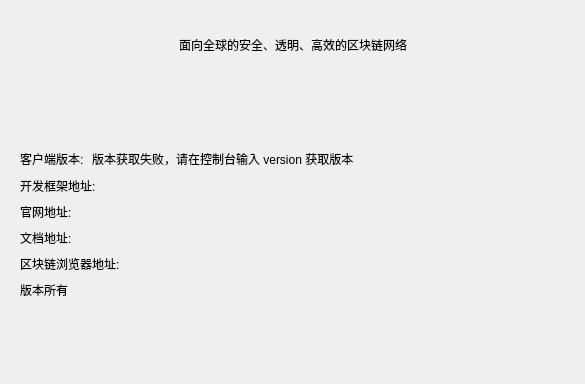
<?xml version="1.0" encoding="UTF-8"?>
<ui version="4.0">
 <class>AboutDialog</class>
 <widget class="QDialog" name="AboutDialog">
  <property name="geometry">
   <rect>
    <x>0</x>
    <y>0</y>
    <width>585</width>
    <height>384</height>
   </rect>
  </property>
  <property name="windowTitle">
   <string>About</string>
  </property>
  <layout class="QVBoxLayout" name="verticalLayout_3">
   <property name="spacing">
    <number>20</number>
   </property>
   <property name="leftMargin">
    <number>0</number>
   </property>
   <property name="topMargin">
    <number>0</number>
   </property>
   <property name="rightMargin">
    <number>0</number>
   </property>
   <property name="bottomMargin">
    <number>20</number>
   </property>
   <item>
    <widget class="QWidget" name="AboutWidget" native="true">
     <layout class="QVBoxLayout" name="verticalLayout">
      <item>
       <layout class="QHBoxLayout" name="horizontalLayout_3">
        <item>
         <spacer name="horizontalSpacer_2">
          <property name="orientation">
           <enum>Qt::Horizontal</enum>
          </property>
          <property name="sizeHint" stdset="0">
           <size>
            <width>40</width>
            <height>20</height>
           </size>
          </property>
         </spacer>
        </item>
        <item>
         <widget class="QLabel" name="label_6">
          <property name="text">
           <string/>
          </property>
          <property name="pixmap">
           <pixmap>:/icons/about</pixmap>
          </property>
         </widget>
        </item>
        <item>
         <spacer name="horizontalSpacer_3">
          <property name="orientation">
           <enum>Qt::Horizontal</enum>
          </property>
          <property name="sizeHint" stdset="0">
           <size>
            <width>40</width>
            <height>20</height>
           </size>
          </property>
         </spacer>
        </item>
       </layout>
      </item>
      <item>
       <layout class="QHBoxLayout" name="horizontalLayout_2">
        <item>
         <spacer name="horizontalSpacer_4">
          <property name="orientation">
           <enum>Qt::Horizontal</enum>
          </property>
          <property name="sizeHint" stdset="0">
           <size>
            <width>40</width>
            <height>20</height>
           </size>
          </property>
         </spacer>
        </item>
        <item>
         <widget class="QLabel" name="labelAbout">
          <property name="text">
           <string>面向全球的安全、透明、高效的区块链网络</string>
          </property>
         </widget>
        </item>
        <item>
         <spacer name="horizontalSpacer_5">
          <property name="orientation">
           <enum>Qt::Horizontal</enum>
          </property>
          <property name="sizeHint" stdset="0">
           <size>
            <width>40</width>
            <height>20</height>
           </size>
          </property>
         </spacer>
        </item>
       </layout>
      </item>
     </layout>
    </widget>
   </item>
   <item>
    <layout class="QVBoxLayout" name="verticalLayout_2">
     <property name="spacing">
      <number>8</number>
     </property>
     <property name="leftMargin">
      <number>20</number>
     </property>
     <property name="topMargin">
      <number>0</number>
     </property>
     <property name="rightMargin">
      <number>20</number>
     </property>
     <property name="bottomMargin">
      <number>0</number>
     </property>
     <item>
      <spacer name="verticalSpacer_2">
       <property name="orientation">
        <enum>Qt::Vertical</enum>
       </property>
       <property name="sizeHint" stdset="0">
        <size>
         <width>20</width>
         <height>40</height>
        </size>
       </property>
      </spacer>
     </item>
     <item>
      <layout class="QHBoxLayout" name="horizontalLayout">
       <item>
        <widget class="QLabel" name="label">
         <property name="cursor">
          <cursorShape>IBeamCursor</cursorShape>
         </property>
         <property name="text">
          <string>&lt;html&gt;&lt;head/&gt;&lt;body&gt;&lt;p&gt;客户端版本:&lt;/p&gt;&lt;/body&gt;&lt;/html&gt;</string>
         </property>
         <property name="textInteractionFlags">
          <set>Qt::LinksAccessibleByMouse|Qt::TextSelectableByKeyboard|Qt::TextSelectableByMouse</set>
         </property>
        </widget>
       </item>
       <item>
        <widget class="QLabel" name="versionLabel">
         <property name="minimumSize">
          <size>
           <width>200</width>
           <height>0</height>
          </size>
         </property>
         <property name="cursor">
          <cursorShape>IBeamCursor</cursorShape>
         </property>
         <property name="text">
          <string notr="true">版本获取失败，请在控制台输入 version 获取版本</string>
         </property>
         <property name="textInteractionFlags">
          <set>Qt::LinksAccessibleByMouse|Qt::TextSelectableByKeyboard|Qt::TextSelectableByMouse</set>
         </property>
        </widget>
       </item>
       <item>
        <spacer name="horizontalSpacer">
         <property name="orientation">
          <enum>Qt::Horizontal</enum>
         </property>
         <property name="sizeHint" stdset="0">
          <size>
           <width>40</width>
           <height>20</height>
          </size>
         </property>
        </spacer>
       </item>
      </layout>
     </item>
     <item>
      <widget class="QLabel" name="frameLabel">
       <property name="text">
        <string>开发框架地址:</string>
       </property>
      </widget>
     </item>
     <item>
      <widget class="QLabel" name="uccnLabel">
       <property name="text">
        <string>官网地址: </string>
       </property>
      </widget>
     </item>
     <item>
      <widget class="QLabel" name="documentLabel">
       <property name="text">
        <string>文档地址:</string>
       </property>
      </widget>
     </item>
     <item>
      <widget class="QLabel" name="browserLabel">
       <property name="text">
        <string>区块链浏览器地址: </string>
       </property>
      </widget>
     </item>
     <item>
      <widget class="QLabel" name="copyrightLabel">
       <property name="cursor">
        <cursorShape>IBeamCursor</cursorShape>
       </property>
       <property name="text">
        <string>版本所有</string>
       </property>
       <property name="textInteractionFlags">
        <set>Qt::LinksAccessibleByMouse|Qt::TextSelectableByKeyboard|Qt::TextSelectableByMouse</set>
       </property>
      </widget>
     </item>
     <item>
      <spacer name="verticalSpacer">
       <property name="orientation">
        <enum>Qt::Vertical</enum>
       </property>
       <property name="sizeHint" stdset="0">
        <size>
         <width>20</width>
         <height>40</height>
        </size>
       </property>
      </spacer>
     </item>
    </layout>
   </item>
  </layout>
 </widget>
 <resources/>
 <connections/>
</ui>
